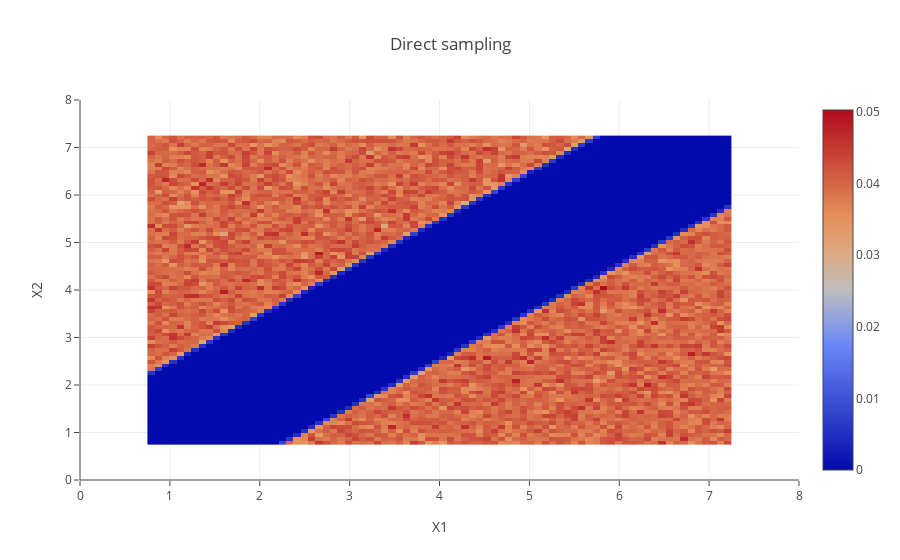
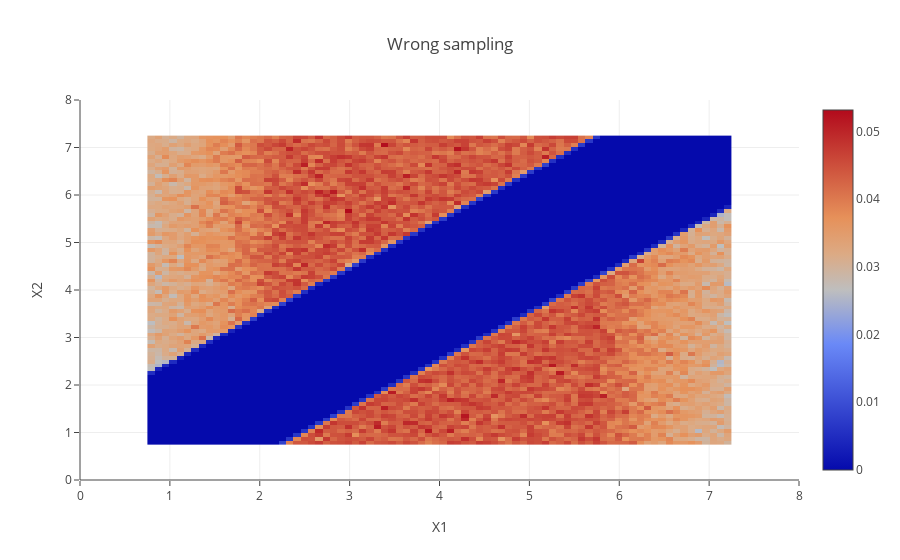

Source (notebook cell) for these figures, in order:
### Markdown cell above
A more intuitive way to compare the two algorithms—and highlight the problems with the wrong one—is to plot a heatmap of the configuration probability on the (x1, x2) plane.

What we want to get is a uniform sampling of all possible configurations. In the case of the direct sampling we find in fact a uniform distribution on the allowed configuration-space (i.e. excluding a diagonal strip of width $2\sigma$ representing the overlapping configurations). The allowed configurations are equiprobable. Notice the plot is symmetric with respect to the bisector, since (x1, x2) is as probable as (x2, x1).

For the wrong sampling algorithm the error here becomes evident: configurations where the first sphere is close to the boundaries are penalised.

### Code cell
lyt = Layout(xaxis=dict(range=(0, LENGTH), title="X1"), yaxis=dict(range=(0, LENGTH), title="X2"))
z, x, y = np.histogram2d(x=x1, y=x2, bins=80, normed=True)

data = [Heatmap(x=x, y=y, z=z.T)]
lyt.title = "Direct sampling"
py.iplot(Figure(data=data, layout=lyt))


wz, wx, wy = np.histogram2d(x=wrong_x1, y=wrong_x2, bins=80, normed=True)

wdata = [Heatmap(x=wx, y=wy, z=wz.T)]
lyt.title = "Wrong sampling"
py.iplot(Figure(data=wdata, layout=lyt))

### Figure 1 — Plotly figure (JSON) as saved in the notebook; plotly's stock layout.template omitted (floating-point values rounded to 4 significant figures; data arrays with more than 128 entries replaced by an {"elided": "..."} marker saying what was removed)
{"data": [{"type": "heatmap", "x": [0.7501, 0.8313, 0.9126, 0.9938, 1.075, 1.156, 1.238, 1.319, 1.4, 1.481, 1.563, 1.644, 1.725, 1.806, 1.888, 1.969, 2.05, 2.131, 2.213, 2.294, 2.375, 2.456, 2.538, 2.619, 2.7, 2.781, 2.863, 2.944, 3.025, 3.106, 3.188, 3.269, 3.35, 3.431, 3.513, 3.594, 3.675, 3.756, 3.838, 3.919, 4.0, 4.081, 4.162, 4.244, 4.325, 4.406, 4.487, 4.569, 4.65, 4.731, 4.812, 4.894, 4.975, 5.056, 5.137, 5.219, 5.3, 5.381, 5.462, 5.544, 5.625, 5.706, 5.787, 5.869, 5.95, 6.031, 6.112, 6.194, 6.275, 6.356, 6.437, 6.519, 6.6, 6.681, 6.762, 6.844, 6.925, 7.006, 7.087, 7.169, 7.25], "y": [0.75, 0.8313, 0.9125, 0.9938, 1.075, 1.156, 1.238, 1.319, 1.4, 1.481, 1.563, 1.644, 1.725, 1.806, 1.888, 1.969, 2.05, 2.131, 2.213, 2.294, 2.375, 2.456, 2.537, 2.619, 2.7, 2.781, 2.862, 2.944, 3.025, 3.106, 3.187, 3.269, 3.35, 3.431, 3.512, 3.594, 3.675, 3.756, 3.837, 3.919, 4.0, 4.081, 4.162, 4.244, 4.325, 4.406, 4.487, 4.569, 4.65, 4.731, 4.812, 4.894, 4.975, 5.056, 5.137, 5.219, 5.3, 5.381, 5.462, 5.544, 5.625, 5.706, 5.787, 5.869, 5.95, 6.031, 6.112, 6.194, 6.275, 6.356, 6.437, 6.519, 6.6, 6.681, 6.762, 6.844, 6.925, 7.006, 7.087, 7.169, 7.25], "z": {"elided": "80x80 float values"}}], "layout": {"title": "Direct sampling", "xaxis": {"range": [0, 8], "title": "X1"}, "yaxis": {"range": [0, 8], "title": "X2"}}}

### Figure 2 — Plotly figure (JSON) as saved in the notebook; plotly's stock layout.template omitted (floating-point values rounded to 4 significant figures; data arrays with more than 128 entries replaced by an {"elided": "..."} marker saying what was removed)
{"data": [{"type": "heatmap", "x": [0.75, 0.8313, 0.9125, 0.9938, 1.075, 1.156, 1.238, 1.319, 1.4, 1.481, 1.563, 1.644, 1.725, 1.806, 1.888, 1.969, 2.05, 2.131, 2.213, 2.294, 2.375, 2.456, 2.538, 2.619, 2.7, 2.781, 2.863, 2.944, 3.025, 3.106, 3.188, 3.269, 3.35, 3.431, 3.513, 3.594, 3.675, 3.756, 3.838, 3.919, 4.0, 4.081, 4.163, 4.244, 4.325, 4.406, 4.488, 4.569, 4.65, 4.731, 4.813, 4.894, 4.975, 5.056, 5.137, 5.219, 5.3, 5.381, 5.462, 5.544, 5.625, 5.706, 5.787, 5.869, 5.95, 6.031, 6.112, 6.194, 6.275, 6.356, 6.437, 6.519, 6.6, 6.681, 6.762, 6.844, 6.925, 7.006, 7.087, 7.169, 7.25], "y": [0.75, 0.8313, 0.9125, 0.9938, 1.075, 1.156, 1.238, 1.319, 1.4, 1.481, 1.563, 1.644, 1.725, 1.806, 1.888, 1.969, 2.05, 2.131, 2.213, 2.294, 2.375, 2.456, 2.538, 2.619, 2.7, 2.781, 2.863, 2.944, 3.025, 3.106, 3.188, 3.269, 3.35, 3.431, 3.513, 3.594, 3.675, 3.756, 3.838, 3.919, 4.0, 4.081, 4.163, 4.244, 4.325, 4.406, 4.488, 4.569, 4.65, 4.731, 4.813, 4.894, 4.975, 5.056, 5.138, 5.219, 5.3, 5.381, 5.463, 5.544, 5.625, 5.706, 5.788, 5.869, 5.95, 6.031, 6.113, 6.194, 6.275, 6.356, 6.438, 6.519, 6.6, 6.681, 6.762, 6.844, 6.925, 7.006, 7.087, 7.169, 7.25], "z": {"elided": "80x80 float values"}}], "layout": {"title": "Wrong sampling", "xaxis": {"range": [0, 8], "title": "X1"}, "yaxis": {"range": [0, 8], "title": "X2"}}}
